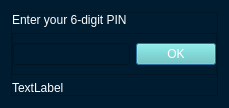
<?xml version="1.0" encoding="UTF-8"?>
<ui version="4.0">
 <class>PINDialog</class>
 <widget class="QDialog" name="PINDialog">
  <property name="geometry">
   <rect>
    <x>0</x>
    <y>0</y>
    <width>229</width>
    <height>108</height>
   </rect>
  </property>
  <property name="windowTitle">
   <string>PIN</string>
  </property>
  <property name="windowIcon">
   <iconset resource="resource.qrc">
    <normaloff>:/icon/logo.ico</normaloff>:/icon/logo.ico</iconset>
  </property>
  <property name="styleSheet">
   <string notr="true">background-color: rgb(0, 28, 48);
color: rgb(255, 255, 255);</string>
  </property>
  <layout class="QVBoxLayout" name="verticalLayout">
   <property name="spacing">
    <number>0</number>
   </property>
   <item alignment="Qt::AlignVCenter">
    <widget class="QFrame" name="PINValidationFrame">
     <property name="frameShape">
      <enum>QFrame::StyledPanel</enum>
     </property>
     <property name="frameShadow">
      <enum>QFrame::Raised</enum>
     </property>
     <layout class="QVBoxLayout" name="verticalLayout_4">
      <property name="leftMargin">
       <number>0</number>
      </property>
      <property name="topMargin">
       <number>0</number>
      </property>
      <property name="rightMargin">
       <number>0</number>
      </property>
      <property name="bottomMargin">
       <number>0</number>
      </property>
      <item>
       <widget class="QLabel" name="label">
        <property name="sizePolicy">
         <sizepolicy hsizetype="Preferred" vsizetype="Fixed">
          <horstretch>0</horstretch>
          <verstretch>0</verstretch>
         </sizepolicy>
        </property>
        <property name="text">
         <string>Enter your 6-digit PIN</string>
        </property>
       </widget>
      </item>
      <item alignment="Qt::AlignVCenter">
       <widget class="QFrame" name="PINFrame">
        <property name="frameShape">
         <enum>QFrame::StyledPanel</enum>
        </property>
        <property name="frameShadow">
         <enum>QFrame::Raised</enum>
        </property>
        <layout class="QHBoxLayout" name="horizontalLayout_7">
         <property name="leftMargin">
          <number>0</number>
         </property>
         <property name="rightMargin">
          <number>0</number>
         </property>
         <item>
          <widget class="QLineEdit" name="PIN_line"/>
         </item>
         <item>
          <widget class="QPushButton" name="PIN_btn">
           <property name="styleSheet">
            <string notr="true">background-color: rgb(100, 204, 197);</string>
           </property>
           <property name="text">
            <string>OK</string>
           </property>
          </widget>
         </item>
        </layout>
       </widget>
      </item>
      <item alignment="Qt::AlignTop">
       <widget class="QLabel" name="PIN_hint_lbl">
        <property name="sizePolicy">
         <sizepolicy hsizetype="Preferred" vsizetype="Fixed">
          <horstretch>0</horstretch>
          <verstretch>0</verstretch>
         </sizepolicy>
        </property>
        <property name="text">
         <string>TextLabel</string>
        </property>
       </widget>
      </item>
     </layout>
    </widget>
   </item>
  </layout>
 </widget>
 <resources>
  <include location="resource.qrc"/>
 </resources>
 <connections/>
</ui>
